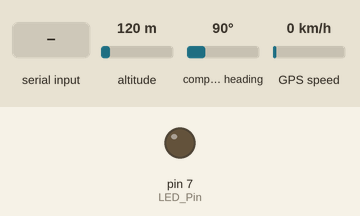
Simulated run of this sketch. Board: Arduino Uno, built with avr-gcc and run on an emulated ATmega328P. Parts: output pins drawn as LEDs (lit = HIGH). The test bench sets the inputs (shaded band); at power-on: altitude 120 m, compass heading 90°, GPS speed 0 km/h. The GPS gets a fix after 3 s at 37.7749, -122.4194 with 8 satellites; what the sketch prints to the serial monitor is not drawn.

Above: at 1.2 s.
1.3 s: "1" received over the second serial link
At 4.2 s:
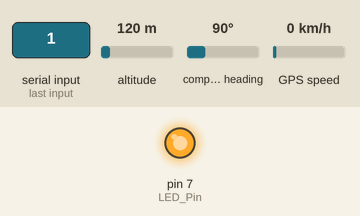
Timing chart, 0 to 5.7 s (numbered marks = the images above; inputs shaded):
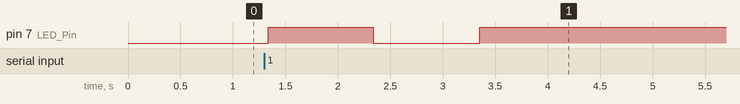

The sketch:

GPS_Speed_to_DIN_Steckdose.ino
```cpp
#include <TinyGPS++.h>
#include <SoftwareSerial.h>

//Settings:--------------------------------------------------------------------------------------------------------------------------------------------------------------------------------------------------
static const int RXPin = 6, TXPin = 5; //RX and TX Pin Setup for Software Serial
static const uint32_t GPSBaud = 9600; //Baudrate GPS Reciever
static const int LED_Pin = 7; //LED for checking GPS Signal, while blinking GPS is not available
const int Speed_Pin = 8; // pin of Mosfet for sending impuls signals
//----------------------------------------------------------------------------------------------------------------------------------------------------------------------------------------------------------


TinyGPSPlus gps; // The TinyGPS++ object
SoftwareSerial ss(RXPin, TXPin);// The serial connection to the GPS device
float gps_speed = 1;
unsigned long currentMillis;
int pulses_per_s = 0;
bool GPS_OK = false;

void setup() {
  pinMode(LED_Pin, OUTPUT);
  pinMode(Speed_Pin, OUTPUT);
  Serial.begin(9600);
  ss.begin(GPSBaud);
}

void loop() {
  while (ss.available() > 0)  //  This sketch displays information every time a new sentence is correctly encoded.
    if (gps.encode(ss.read())) {
      gps_speed = gps.speed.kmph();
      currentMillis = millis();
      Sendpulses();
      displayInfo();
    }
  if (millis() > 5000 && gps.charsProcessed() < 10) Serial.println(F("No GPS detected: check wiring."));
  if (GPS_OK == false)   GPS_Led();
  if (gps.speed.age() > 1000) {
    GPS_OK = false;
  }
  else  {
    GPS_OK = true;
    digitalWrite(LED_Pin, HIGH);
  }
}

void displayInfo() {
  Serial.print(F("Location: "));
  if (gps.location.isValid()) {
    Serial.print(gps.location.lat(), 6);
    Serial.print(F(","));
    Serial.print(gps.location.lng(), 6);
  }
  else {
    Serial.print(F("Pos INVALID"));
  }

  Serial.print(F("  Date/Time: "));
  if (gps.date.isValid()) {
    Serial.print(gps.date.month());
    Serial.print(F("/"));
    Serial.print(gps.date.day());
    Serial.print(F("/"));
    Serial.print(gps.date.year());
  }
  else {
    Serial.print(F(" Date INVALID"));
  }

  Serial.print(F(" "));
  if (gps.time.isValid()) {
    if (gps.time.hour() < 10) Serial.print(F("0"));
    Serial.print(gps.time.hour());
    Serial.print(F(":"));
    if (gps.time.minute() < 10) Serial.print(F("0"));
    Serial.print(gps.time.minute());
    Serial.print(F(":"));
    if (gps.time.second() < 10) Serial.print(F("0"));
    Serial.print(gps.time.second());
    Serial.print(F("."));
    if (gps.time.centisecond() < 10) Serial.print(F("0"));
    Serial.print(gps.time.centisecond());
    Serial.print(" ");
    Serial.print("  Pulses/s : ");
    Serial.print(pulses_per_s);
    Serial.print(" ");
    Serial.print("Location Valid? ");
    Serial.print(gps.location.isValid());
    Serial.print(" ");
    Serial.print("GPS Satellites ");
    Serial.print(gps.satellites.value());
    Serial.print(" ");
    Serial.print("GPS Speed Age ");
    Serial.print(gps.speed.age());
    Serial.print(" ");
    Serial.print("GPS Speed Valid? ");
    Serial.print(gps.speed.isValid());
    Serial.print(" ");
    Serial.print("GPS Speed OK? ");
    Serial.print(GPS_OK);
    Serial.print(" ");
    Serial.print("GPS Speed km/h ");
    Serial.print(gps.speed.kmph());
  }
  else {
    Serial.print(F(" Time INVALID"));
  }
  Serial.println();
}

void Sendpulses() {
  const int pulse_per_meter = 130; // Pulses per meter by tractor signal
  if (gps_speed > 2) {
    pulses_per_s = (gps.speed.mps() * pulse_per_meter);
    tone(Speed_Pin, pulses_per_s);
  }
  else {
    pulses_per_s = 0;
    noTone(Speed_Pin);
    digitalWrite(Speed_Pin, LOW);
  }
}

void blinkLED(int pin) {
  digitalWrite(pin, !digitalRead(pin));
}

void GPS_Led() {

  const int delaytime = 150; // Intervall for blinking of LED
  static unsigned long previousMillis = 0;        // will store last time LED was updated
  if (currentMillis - previousMillis >= delaytime) {
    previousMillis = currentMillis; // save the last time you blinked the LED
    blinkLED(LED_Pin);
  }
}
```
